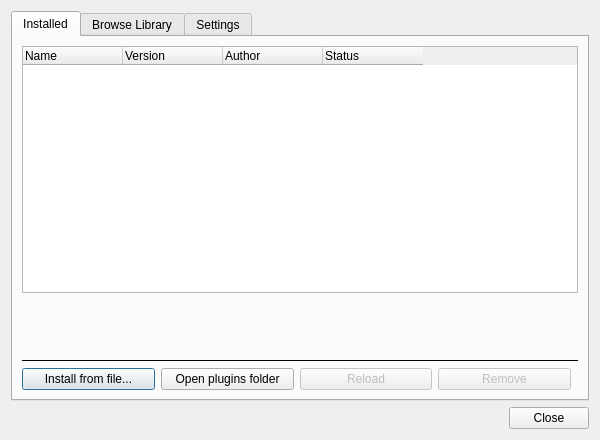
<?xml version="1.0" encoding="UTF-8"?>
<ui version="4.0">
 <class>VCWidgetPluginManagerDialog</class>
 <widget class="QDialog" name="VCWidgetPluginManagerDialog">
  <property name="windowTitle">
   <string>VC Widget Plugins</string>
  </property>
  <property name="minimumSize">
   <size>
    <width>600</width>
    <height>440</height>
   </size>
  </property>
  <layout class="QVBoxLayout" name="mainLayout">
   <item>
    <widget class="QTabWidget" name="tabWidget">
     <property name="currentIndex">
      <number>0</number>
     </property>

     <!-- ===================== TAB: INSTALLED ===================== -->
     <widget class="QWidget" name="installedTab">
      <attribute name="title">
       <string>Installed</string>
      </attribute>
      <layout class="QVBoxLayout" name="installedLayout">
       <item>
        <widget class="QTreeWidget" name="pluginList">
         <property name="alternatingRowColors">
          <bool>true</bool>
         </property>
         <property name="rootIsDecorated">
          <bool>false</bool>
         </property>
         <property name="uniformRowHeights">
          <bool>true</bool>
         </property>
         <attribute name="headerStretchLastSection">
          <bool>false</bool>
         </attribute>
         <column>
          <property name="text">
           <string>Name</string>
          </property>
         </column>
         <column>
          <property name="text">
           <string>Version</string>
          </property>
         </column>
         <column>
          <property name="text">
           <string>Author</string>
          </property>
         </column>
         <column>
          <property name="text">
           <string>Status</string>
          </property>
         </column>
        </widget>
       </item>
       <item>
        <layout class="QVBoxLayout" name="infoLayout">
         <item>
          <widget class="QLabel" name="idLabel">
           <property name="text">
            <string/>
           </property>
           <property name="textInteractionFlags">
            <set>Qt::TextSelectableByMouse</set>
           </property>
          </widget>
         </item>
         <item>
          <widget class="QLabel" name="pathLabel">
           <property name="text">
            <string/>
           </property>
           <property name="textInteractionFlags">
            <set>Qt::TextSelectableByMouse</set>
           </property>
          </widget>
         </item>
         <item>
          <widget class="QLabel" name="errorLabel">
           <property name="text">
            <string/>
           </property>
           <property name="wordWrap">
            <bool>true</bool>
           </property>
           <property name="styleSheet">
            <string>color: #cc3333;</string>
           </property>
          </widget>
         </item>
        </layout>
       </item>
       <item>
        <widget class="QFrame" name="separator">
         <property name="frameShape">
          <enum>QFrame::HLine</enum>
         </property>
        </widget>
       </item>
       <item>
        <layout class="QHBoxLayout" name="buttonLayout">
         <item>
          <widget class="QPushButton" name="installButton">
           <property name="text">
            <string>Install from file...</string>
           </property>
          </widget>
         </item>
         <item>
          <widget class="QPushButton" name="openFolderButton">
           <property name="text">
            <string>Open plugins folder</string>
           </property>
          </widget>
         </item>
         <item>
          <widget class="QPushButton" name="reloadButton">
           <property name="text">
            <string>Reload</string>
           </property>
           <property name="toolTip">
            <string>Reload the selected plugin from disk (hot-reload)</string>
           </property>
           <property name="enabled">
            <bool>false</bool>
           </property>
          </widget>
         </item>
         <item>
          <widget class="QPushButton" name="removeButton">
           <property name="text">
            <string>Remove</string>
           </property>
           <property name="enabled">
            <bool>false</bool>
           </property>
          </widget>
         </item>
         <item>
          <spacer name="buttonSpacer">
           <property name="orientation">
            <enum>Qt::Horizontal</enum>
           </property>
          </spacer>
         </item>
        </layout>
       </item>
      </layout>
     </widget>

     <!-- ===================== TAB: BROWSE LIBRARY ===================== -->
     <widget class="QWidget" name="browseTab">
      <attribute name="title">
       <string>Browse Library</string>
      </attribute>
      <layout class="QVBoxLayout" name="browseLayout">
       <item>
        <layout class="QHBoxLayout" name="browseFilterLayout">
         <item>
          <widget class="QLabel" name="browseSearchLabel">
           <property name="text">
            <string>Search:</string>
           </property>
          </widget>
         </item>
         <item>
          <widget class="QLineEdit" name="browseSearchEdit">
           <property name="placeholderText">
            <string>Filter by name or author...</string>
           </property>
           <property name="clearButtonEnabled">
            <bool>true</bool>
           </property>
          </widget>
         </item>
         <item>
          <widget class="QComboBox" name="browseCategoryCombo">
           <item>
            <property name="text">
             <string>All categories</string>
            </property>
           </item>
          </widget>
         </item>
         <item>
          <widget class="QPushButton" name="browseRefreshButton">
           <property name="text">
            <string>Refresh</string>
           </property>
          </widget>
         </item>
        </layout>
       </item>
       <item>
        <layout class="QHBoxLayout" name="browseSplitLayout">
         <item>
          <widget class="QTreeWidget" name="browseList">
           <property name="alternatingRowColors">
            <bool>true</bool>
           </property>
           <property name="rootIsDecorated">
            <bool>false</bool>
           </property>
           <property name="uniformRowHeights">
            <bool>true</bool>
           </property>
           <attribute name="headerStretchLastSection">
            <bool>false</bool>
           </attribute>
           <column>
            <property name="text">
             <string>Name</string>
            </property>
           </column>
           <column>
            <property name="text">
             <string>Version</string>
            </property>
           </column>
           <column>
            <property name="text">
             <string>Author</string>
            </property>
           </column>
           <column>
            <property name="text">
             <string>Status</string>
            </property>
           </column>
          </widget>
         </item>
         <item>
          <layout class="QVBoxLayout" name="browseDetailLayout">
           <item>
            <widget class="QLabel" name="browseDetailName">
             <property name="text">
              <string/>
             </property>
             <property name="wordWrap">
              <bool>true</bool>
             </property>
            </widget>
           </item>
           <item>
            <widget class="QLabel" name="browseDetailDesc">
             <property name="text">
              <string/>
             </property>
             <property name="wordWrap">
              <bool>true</bool>
             </property>
            </widget>
           </item>
           <item>
            <widget class="QLabel" name="browseDetailLink">
             <property name="text">
              <string/>
             </property>
             <property name="openExternalLinks">
              <bool>true</bool>
             </property>
            </widget>
           </item>
           <item>
            <spacer name="browseDetailSpacer">
             <property name="orientation">
              <enum>Qt::Vertical</enum>
             </property>
            </spacer>
           </item>
           <item>
            <widget class="QPushButton" name="browseInstallButton">
             <property name="text">
              <string>Install</string>
             </property>
             <property name="enabled">
              <bool>false</bool>
             </property>
            </widget>
           </item>
          </layout>
         </item>
        </layout>
       </item>
       <item>
        <widget class="QProgressBar" name="browseProgressBar">
         <property name="value">
          <number>0</number>
         </property>
         <property name="visible">
          <bool>false</bool>
         </property>
        </widget>
       </item>
       <item>
        <widget class="QLabel" name="browseStatusLabel">
         <property name="text">
          <string>Click Refresh to load the plugin library.</string>
         </property>
        </widget>
       </item>
      </layout>
     </widget>

     <!-- ===================== TAB: SETTINGS ===================== -->
     <widget class="QWidget" name="settingsTab">
      <attribute name="title">
       <string>Settings</string>
      </attribute>
      <layout class="QVBoxLayout" name="settingsLayout">
       <item>
        <widget class="QGroupBox" name="autoLoadGroup">
         <property name="title">
          <string>Automatic plugin loading</string>
         </property>
         <layout class="QVBoxLayout" name="autoLoadLayout">
          <item>
           <widget class="QCheckBox" name="autoLoadCheckBox">
            <property name="text">
             <string>Auto-load plugins dropped into the VCWidgets folder</string>
            </property>
            <property name="toolTip">
             <string>When enabled, any plugin file (.dylib/.so/.dll) placed in the user VCWidgets folder is loaded automatically without restarting QLC+.</string>
            </property>
            <property name="checked">
             <bool>true</bool>
            </property>
           </widget>
          </item>
         </layout>
        </widget>
       </item>
       <item>
        <widget class="QGroupBox" name="devModeGroup">
         <property name="title">
          <string>Developer mode</string>
         </property>
         <layout class="QVBoxLayout" name="devModeLayout">
          <item>
           <widget class="QCheckBox" name="devModeCheckBox">
            <property name="text">
             <string>Enable developer mode (hot-reload on file change)</string>
            </property>
            <property name="toolTip">
             <string>When enabled, if a loaded plugin file changes on disk (e.g. after recompiling), QLC+ automatically reloads it. Existing widget instances are serialised to XML and restored after the reload.</string>
            </property>
           </widget>
          </item>
          <item>
           <layout class="QHBoxLayout" name="watchFolderLayout">
            <item>
             <widget class="QLabel" name="watchFolderLabel">
              <property name="text">
               <string>Watch extra folder:</string>
              </property>
              <property name="enabled">
               <bool>false</bool>
              </property>
             </widget>
            </item>
            <item>
             <widget class="QLineEdit" name="watchFolderEdit">
              <property name="placeholderText">
               <string>Path to plugin build directory (optional)</string>
              </property>
              <property name="enabled">
               <bool>false</bool>
              </property>
             </widget>
            </item>
            <item>
             <widget class="QPushButton" name="watchFolderBrowseButton">
              <property name="text">
               <string>Browse...</string>
              </property>
              <property name="enabled">
               <bool>false</bool>
              </property>
             </widget>
            </item>
           </layout>
          </item>
          <item>
           <widget class="QLabel" name="devModeNote">
            <property name="text">
             <string>&lt;small&gt;Tip: in developer mode, build your plugin and copy the .dylib to the VCWidgets folder — QLC+ will reload it automatically. No restart needed.&lt;/small&gt;</string>
            </property>
            <property name="wordWrap">
             <bool>true</bool>
            </property>
           </widget>
          </item>
         </layout>
        </widget>
       </item>
       <item>
        <spacer name="settingsSpacer">
         <property name="orientation">
          <enum>Qt::Vertical</enum>
         </property>
        </spacer>
       </item>
      </layout>
     </widget>

    </widget>
   </item>
   <item>
    <layout class="QHBoxLayout" name="closeLayout">
     <item>
      <spacer name="closeSpacer">
       <property name="orientation">
        <enum>Qt::Horizontal</enum>
       </property>
      </spacer>
     </item>
     <item>
      <widget class="QDialogButtonBox" name="buttonBox">
       <property name="standardButtons">
        <set>QDialogButtonBox::Close</set>
       </property>
      </widget>
     </item>
    </layout>
   </item>
  </layout>
 </widget>
 <resources/>
 <connections>
  <connection>
   <sender>buttonBox</sender>
   <signal>rejected()</signal>
   <receiver>VCWidgetPluginManagerDialog</receiver>
   <slot>reject()</slot>
  </connection>
 </connections>
</ui>
